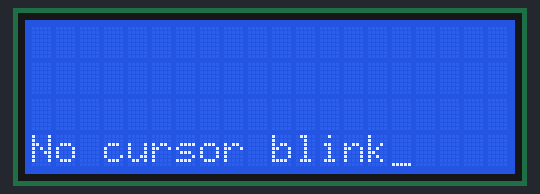
Recording of a sketch running on a simulated ESP32. On the bench: 20×4 character LCD.

Above: at 0.1 s.
At 4.2 s:
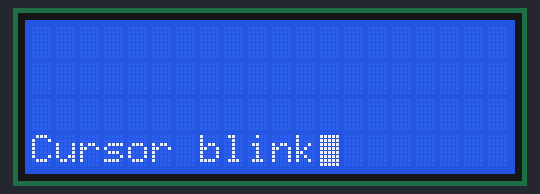

The sketch:

teste_lcd.ino
```cpp
#include <Wire.h>
#include <LiquidCrystal_I2C.h>

const int PORTA1_DSP        = 1;
const int PORTA2_DSP        = 3;

//LiquidCrystal_I2C lcd(0x3F, 20, 4); //FUNÇÃO DO TIPO "LiquidCrystal_I2C"
LiquidCrystal_I2C lcd(0x27, 20, 4); //FUNÇÃO DO TIPO "LiquidCrystal_I2C"

void setup() {
  Wire.begin(PORTA1_DSP,PORTA2_DSP);

lcd.begin();   // INICIALIZA O DISPLAY LCD

  lcd.backlight();
  lcd.print("hello wotttttdd"); //ESCREVE O TEXTO NA PRIMEIRA LINHA DO DISPLAY LCD

  lcd.setCursor(0, 3);

}

void loop() {

  bool blinking = true;
  lcd.cursor();

  while (1) {
    if (blinking) {
      lcd.clear();
        lcd.setCursor(0, 3);

      lcd.print("No cursor blink");
      lcd.noBlink();
      blinking = false;
    } else {
      lcd.clear();
        lcd.setCursor(0, 3);

      lcd.print("Cursor blink");
      lcd.blink();
      blinking = true;
    }
    delay(4000);
  }
  // put your main code here, to run repeatedly:

}
```

Measured:
- what the display in image 1 shows lasts 4.0 s, from 4.1 s to 8.1 s
